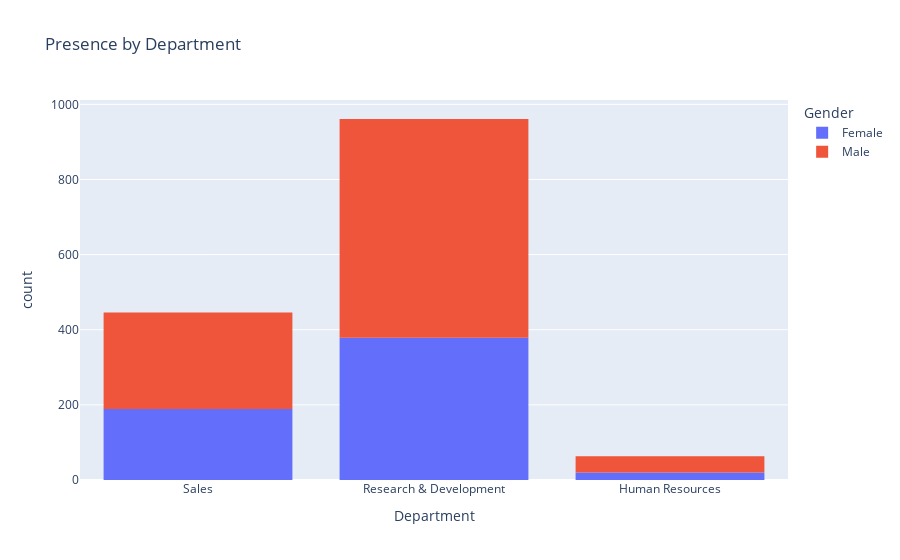

The notebook cell saved with this chart:
### Code cell
# d) Presence by Department
fig = px.histogram(df, x='Department', color='Gender', title='Presence by Department')
fig.show()

### Figure 1 — Plotly figure (JSON) as saved in the notebook; plotly's stock layout.template omitted (floating-point values rounded to 4 significant figures; data arrays with more than 128 entries replaced by an {"elided": "..."} marker saying what was removed)
{"data": [{"alignmentgroup": "True", "bingroup": "x", "hovertemplate": "Gender=Female<br>Department=%{x}<br>count=%{y}<extra></extra>", "legendgroup": "Female", "marker": {"color": "#636efa", "pattern": {"shape": ""}}, "name": "Female", "offsetgroup": "Female", "orientation": "v", "showlegend": true, "type": "histogram", "x": {"elided": "588 str values"}, "xaxis": "x", "yaxis": "y"}, {"alignmentgroup": "True", "bingroup": "x", "hovertemplate": "Gender=Male<br>Department=%{x}<br>count=%{y}<extra></extra>", "legendgroup": "Male", "marker": {"color": "#EF553B", "pattern": {"shape": ""}}, "name": "Male", "offsetgroup": "Male", "orientation": "v", "showlegend": true, "type": "histogram", "x": {"elided": "882 str values"}, "xaxis": "x", "yaxis": "y"}], "layout": {"barmode": "relative", "legend": {"title": {"text": "Gender"}, "tracegroupgap": 0}, "title": {"text": "Presence by Department"}, "xaxis": {"anchor": "y", "domain": [0, 1], "title": {"text": "Department"}}, "yaxis": {"anchor": "x", "domain": [0, 1], "title": {"text": "count"}}}}
